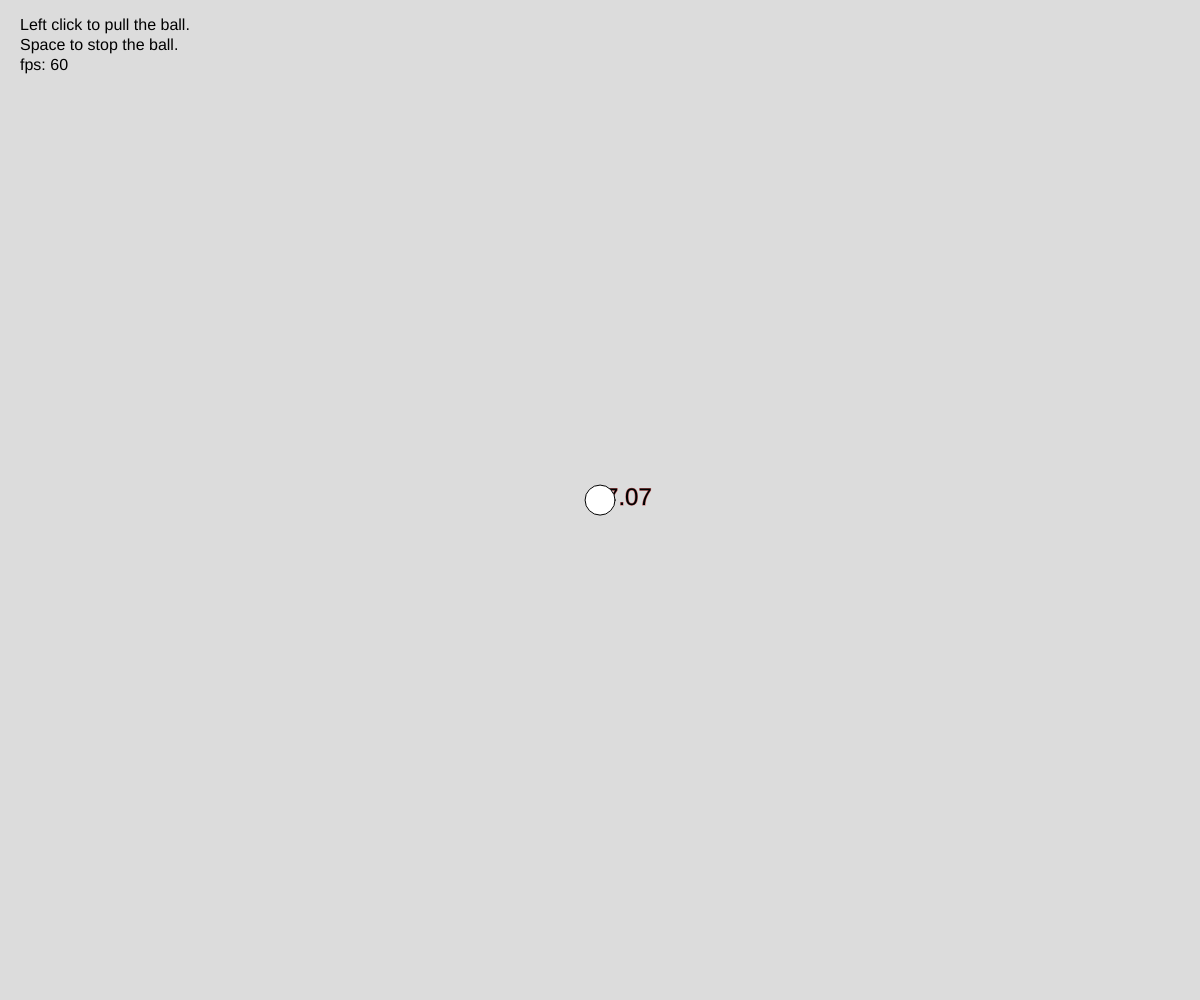
Frame 1 (no input)
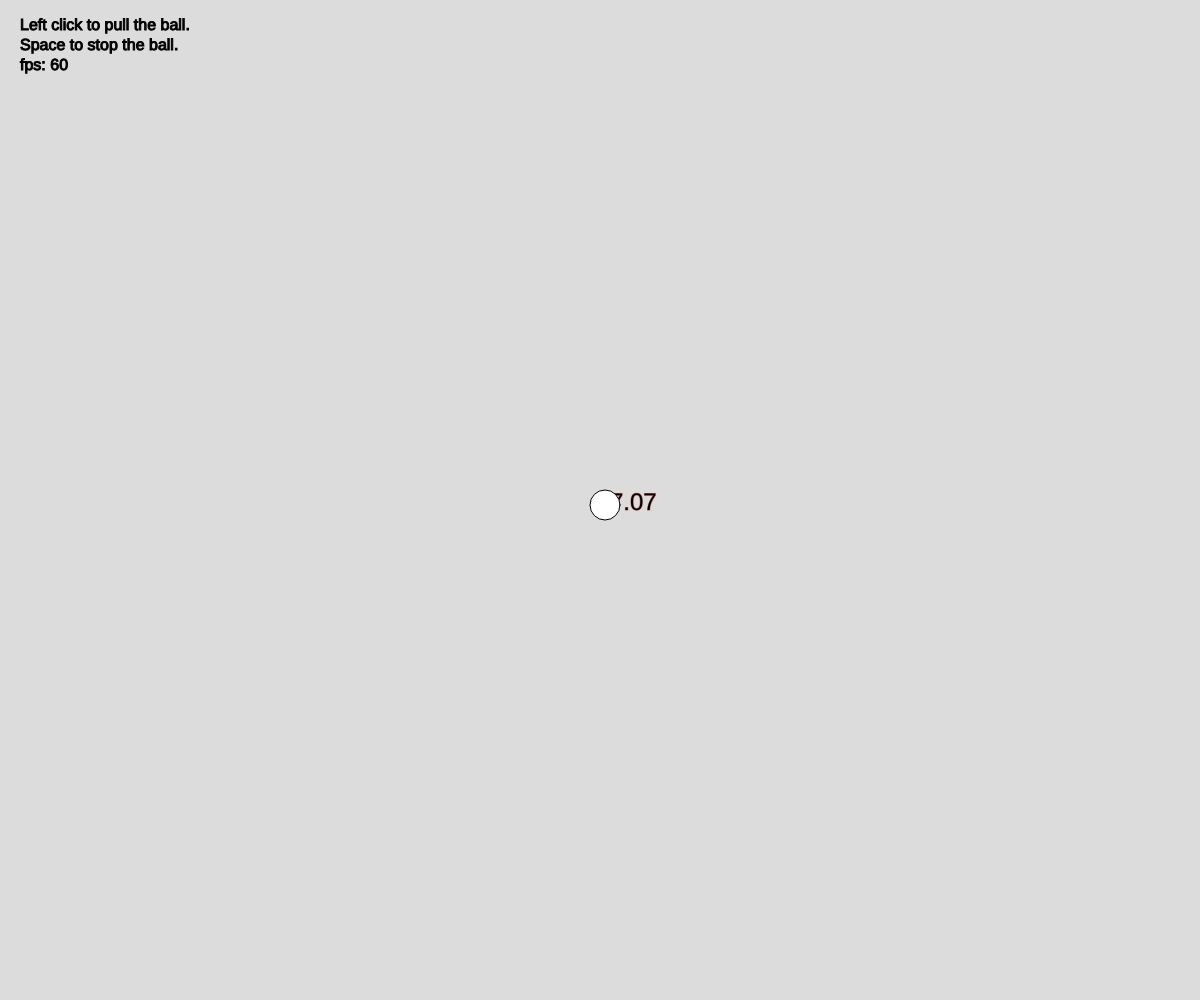
Frame 60 (no input)
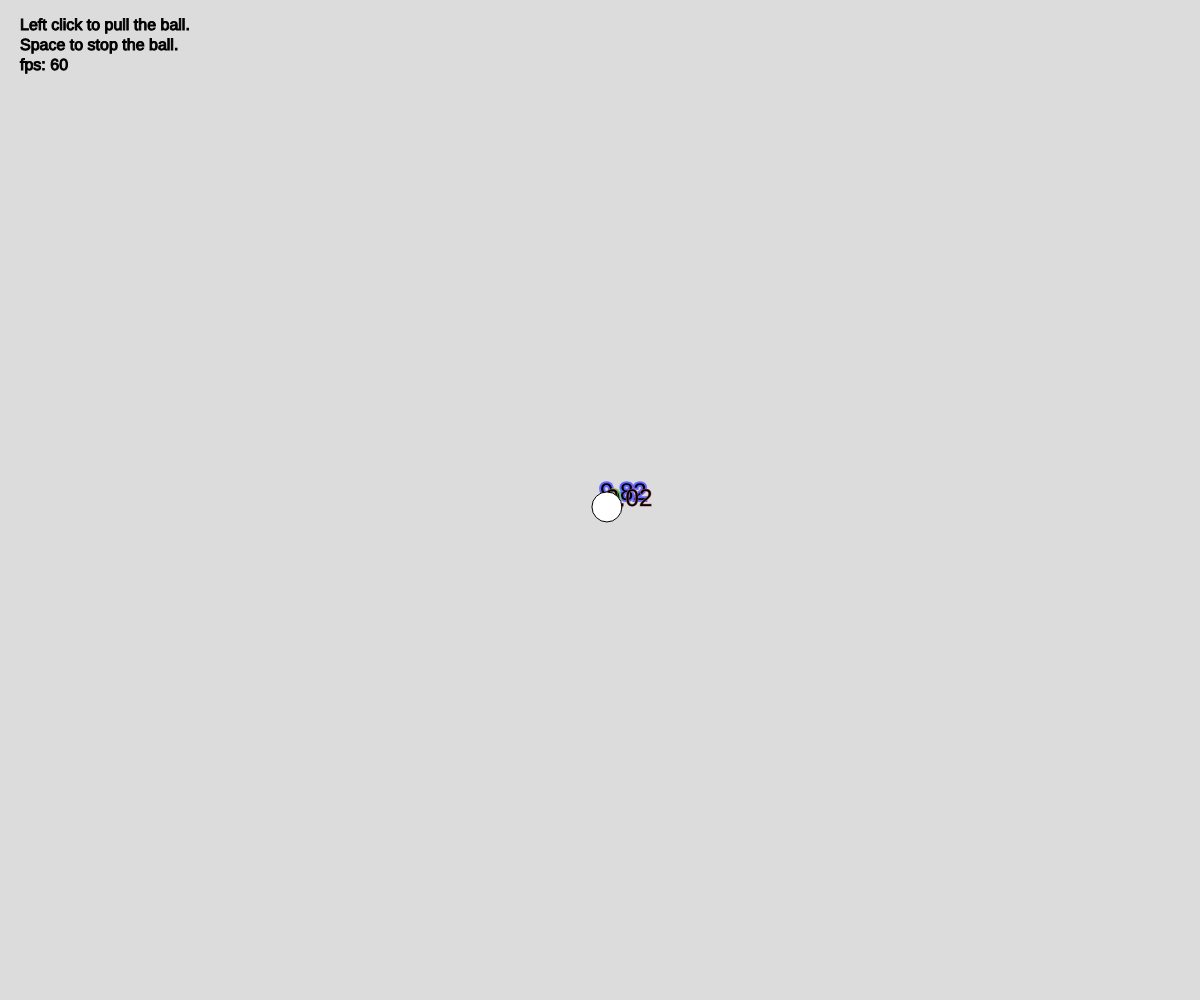
Frame 120 (the mouse pressed at the canvas centre since frame 60)

The p5.js sketch that drew these frames (run headless with seeded random() and noise() and a simulated clock; from frame 60 on, the mouse is pressed at the canvas centre):

// p5.js sketch
// ── sketch.js
let ball = {}
const m = 1
const length = 1
const aLength = length
const SPACE = 32
const usage = "Left click to pull the ball.\nSpace to stop the ball.\n"

function setup() {
  createCanvas(windowWidth, windowHeight)
  ball = {
    p: createVector(windowWidth / 2, windowHeight / 2),
    r: 15,
    v: createVector(5, 5),
    a: createVector(0, 0),
  }
}

function draw() {
  background(220)
  textSize(16)
  strokeWeight(1)
  text(usage+`fps: ${Math.round(frameRate())}`, 20, 30)
  updateBall()
  drawBall()
}

function drawBall() {
  if (mouseIsPressed) {
    stroke(0)
    // line(ball.p.x, ball.p.y, mouseX, mouseY)
    drawLine(ball.a, aLength)
    stroke(100, 100, 255)
    strokeWeight(4)
    const t = tangent(ball.a, ball.v)
    drawLine(t, aLength)
    stroke(100, 200, 100)
    const n = normalA(ball.a, ball.v)
    drawLine(n, aLength)
  }
  stroke(200, 100, 100)
  strokeWeight(1)
  drawLine(ball.v, length)
  stroke(0)
  ellipse(ball.p.x, ball.p.y, ball.r * 2 , ball.r * 2)
}

function drawLine(vector, length) {
  const vp = p5.Vector.add(ball.p, p5.Vector.mult(vector, length))
  textSize(24)
  text(`${pretty(vector.mag())}`, vp.x, vp.y)
  line(ball.p.x, ball.p.y, vp.x, vp.y)
}

function pretty(x, n = 100) {
  return Math.round(x * n) / n
}

function updateBall() {
  ball.v.add(p5.Vector.div(ball.a, frameRate()))
  ball.p.add(p5.Vector.div(ball.v, frameRate()))
  if (ball.p.x > windowWidth - ball.r || ball.p.x < ball.r) {
    ball.v.x *= -1
  }
  if (ball.p.y > windowHeight - ball.r || ball.p.y < ball.r) {
    ball.v.y *= -1
  }
  if (mouseIsPressed) {
    ball.a.set(
      (mouseX - ball.p.x) / m,
      (mouseY - ball.p.y) / m,
    )
  } else {
    ball.a.set(0, 0)
  }
}

function keyPressed() {
  if (keyCode === SPACE) {
    ball.v.set(0, 0)
  }
}

function tangent(a, v) {
  const ut = p5.Vector.normalize(v)
  return p5.Vector.mult(ut, a.dot(ut))
}

function normalA(a, v) {
  const un = p5.Vector.normalize(p5.Vector.rotate(v, HALF_PI))
  return p5.Vector.mult(un, a.dot(un))
}
